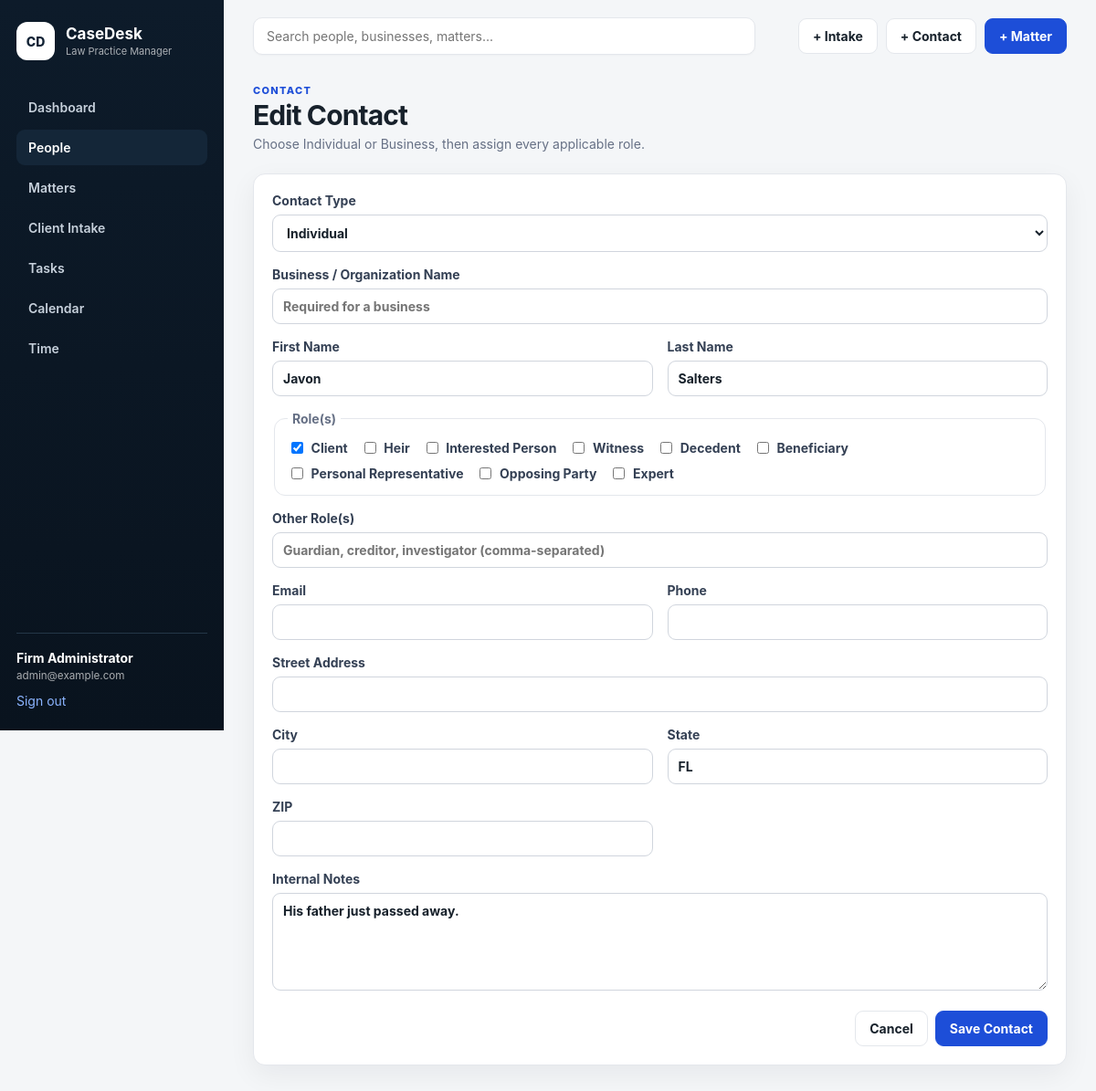
Screenshot of /people/2/edit (signed in) with the database file from the repository.
### tables this page shows
CREATE TABLE users (
    id INTEGER PRIMARY KEY AUTOINCREMENT,
    name TEXT NOT NULL,
    email TEXT NOT NULL UNIQUE,
    password_hash TEXT NOT NULL,
    created_at TEXT NOT NULL DEFAULT CURRENT_TIMESTAMP
);

CREATE TABLE persons (
    id INTEGER PRIMARY KEY AUTOINCREMENT,
    client_id INTEGER UNIQUE,
    person_type TEXT NOT NULL DEFAULT 'Individual'
        CHECK(person_type IN ('Individual','Business')),
    organization_name TEXT,
    first_name TEXT,
    last_name TEXT,
    email TEXT,
    phone TEXT,
    address TEXT,
    city TEXT,
    state TEXT,
    zip_code TEXT,
    notes TEXT,
    created_at TEXT NOT NULL DEFAULT CURRENT_TIMESTAMP,
    updated_at TEXT NOT NULL DEFAULT CURRENT_TIMESTAMP,
    FOREIGN KEY(client_id) REFERENCES clients(id) ON DELETE RESTRICT,
    CHECK(
        (person_type='Business' AND length(trim(COALESCE(organization_name,''))) > 0)
        OR
        (person_type='Individual' AND length(trim(COALESCE(first_name,''))) > 0
                                  AND length(trim(COALESCE(last_name,''))) > 0)
    )
);

### app.py (the view, shortened to what this page needs)
@app.route("/people/<int:person_id>/edit", methods=["GET", "POST"])
@login_required
def person_edit(person_id):
    db = get_db()
    person = db.execute("SELECT * FROM persons WHERE id=?", (person_id,)).fetchone()
    if not person:
        abort(404)
    current_roles = [row["role"] for row in db.execute(
        "SELECT role FROM person_roles WHERE person_id=?", (person_id,)
    ).fetchall()]
    custom_roles = [role for role in current_roles if role not in PERSON_ROLES]
    return render_template("person_form.html", person=person, person_roles=current_roles, custom_roles=", ".join(custom_roles), role_options=PERSON_ROLES)

### app.py (called while the page is built)
def get_db():
    if "db" not in g:
        g.db = sqlite3.connect(app.config["DATABASE"])
        g.db.row_factory = sqlite3.Row
        g.db.execute("PRAGMA foreign_keys = ON")
    return g.db

def csrf_token():
    token = session.get("_csrf_token")
    if not token:
        token = secrets.token_urlsafe(32)
        session["_csrf_token"] = token
    return token

def csrf_field():
    return f'<input type="hidden" name="_csrf_token" value="{csrf_token()}">'

@app.context_processor
def inject_helpers():
    return {
        "csrf_field": csrf_field,
        "today": date.today().isoformat(),
    }

@app.before_request
def csrf_protect():
    if request.method == "POST":
        expected = session.get("_csrf_token")
        supplied = request.form.get("_csrf_token")
        if not expected or not supplied or not secrets.compare_digest(expected, supplied):
            abort(400, description="Invalid CSRF token.")

def login_required(view):
    @wraps(view)
    def wrapped_view(**kwargs):
        if "user_id" not in session:
            return redirect(url_for("login", next=request.path))
        return view(**kwargs)
    return wrapped_view

@app.before_request
def load_logged_in_user():
    g.user = None
    if "user_id" in session:
        g.user = get_db().execute(
            "SELECT id, name, email FROM users WHERE id = ?",
            (session["user_id"],)
        ).fetchone()

### templates/person_form.html (shortened to what this page needs)
{% extends "base.html" %}
{% block content %}
<div class="page-head"><div><p class="eyebrow">CONTACT</p><h1>{{ 'Edit Contact' if person else 'New Contact' }}</h1><p class="muted">Choose Individual or Business, then assign every applicable role.</p></div></div>
<form method="post" class="card form-grid">
  {% set matter_id = request.form.get('matter_id') or request.args.get('matter_id') %}
  <label class="span-2">Contact Type<select name="person_type"><option value="Individual" {% if request.form.get('person_type', person.person_type if person else 'Individual')=='Individual' %}selected{% endif %}>Individual</option></select></label>
  <label class="span-2">Business / Organization Name<input name="organization_name" value="{{ request.form.get('organization_name', person.organization_name or '' if person else '') }}" placeholder="Required for a business"></label>
  <label>First Name<input name="first_name" value="{{ request.form.get('first_name', person.first_name or '' if person else '') }}" placeholder="Required for an individual"></label>
  <label>Last Name<input name="last_name" value="{{ request.form.get('last_name', person.last_name or '' if person else '') }}" placeholder="Required for an individual"></label>
  <fieldset class="span-2"><legend>Role(s)</legend><div class="checkbox-row">{% for role in role_options %}<label><input type="checkbox" name="roles" value="{{ role }}" {% if role in person_roles or (not person and role=='Client' and not request.form) %}checked{% endif %}> {{ role }}</label>{% endfor %}</div></fieldset>
  <label class="span-2">Other Role(s)<input name="custom_roles" value="{{ request.form.get('custom_roles', custom_roles) }}" placeholder="Guardian, creditor, investigator (comma-separated)"></label>
  <label>Email<input type="email" name="email" value="{{ request.form.get('email', person.email or '' if person else '') }}"></label>
  <label>Phone<input name="phone" value="{{ request.form.get('phone', person.phone or '' if person else '') }}"></label>
  <label class="span-2">Street Address<input name="address" value="{{ request.form.get('address', person.address or '' if person else '') }}"></label>
  <label>City<input name="city" value="{{ request.form.get('city', person.city or '' if person else '') }}"></label>
  <label>State<input name="state" value="{{ request.form.get('state', person.state or 'FL' if person else 'FL') }}"></label>
  <label>ZIP<input name="zip_code" value="{{ request.form.get('zip_code', person.zip_code or '' if person else '') }}"></label>
  <label class="span-2">Internal Notes<textarea name="notes" rows="5">{{ request.form.get('notes', person.notes or '' if person else '') }}</textarea></label>
  <div class="span-2 form-actions"><a class="button ghost" href="{{ url_for('people') }}">Cancel</a><button class="button" type="submit">Save Contact</button></div>
</form>
{% endblock %}

### templates/base.html (shortened to what this page needs)
<!doctype html>
<html lang="en">
<head>
  <link rel="stylesheet" href="{{ url_for('static', filename='styles.css') }}">
</head>
<body>
{% if g.user %}
<div class="app-shell">
  <aside class="sidebar">
    <a class="brand" href="{{ url_for('dashboard') }}">
      <span class="brand-mark">CD</span>
      <span><strong>CaseDesk</strong><small>Law Practice Manager</small></span>
    </a>
    <nav>
      <a class="{{ 'active' if request.endpoint=='dashboard' else '' }}" href="{{ url_for('dashboard') }}">Dashboard</a>
      <a class="{{ 'active' if request.endpoint in ['people','person_new','person_detail','person_edit'] else '' }}" href="{{ url_for('people') }}">People</a>
      <a class="{{ 'active' if request.endpoint in ['matters','matter_new','matter_detail','matter_edit'] else '' }}" href="{{ url_for('matters') }}">Matters</a>
      <a class="{{ 'active' if request.endpoint in ['intakes','intake_choose','intake_new','intake_edit','intake_detail'] else '' }}" href="{{ url_for('intakes') }}">Client Intake</a>
      <a class="{{ 'active' if request.endpoint=='tasks' else '' }}" href="{{ url_for('tasks') }}">Tasks</a>
      <a class="{{ 'active' if request.endpoint=='calendar' else '' }}" href="{{ url_for('calendar') }}">Calendar</a>
      <a class="{{ 'active' if request.endpoint=='time_entries' else '' }}" href="{{ url_for('time_entries') }}">Time</a>
    </nav>
    <div class="sidebar-user">
      <div><strong>{{ g.user['name'] }}</strong><small>{{ g.user['email'] }}</small></div>
      <form method="post" action="{{ url_for('logout') }}">
        <button class="link-button" type="submit">Sign out</button>
      </form>
    </div>
  </aside>
  <main class="content">
    <header class="topbar">
      <form class="search" method="get" action="{{ url_for('global_search') }}">
        <input name="q" placeholder="Search people, businesses, matters..." value="{{ request.args.get('q','') if request.endpoint=='global_search' else '' }}">
      </form>
      <div class="top-actions">
        <a class="button ghost" href="{{ url_for('intake_choose') }}">+ Intake</a>
        <a class="button ghost" href="{{ url_for('person_new') }}">+ Contact</a>
        <a class="button" href="{{ url_for('matter_new') }}">+ Matter</a>
      </div>
    </header>
    {% block content %}{% endblock %}
  </main>
</div>
{% else %}
  {% block auth_content %}{% endblock %}
{% endif %}
</body>
</html>

### static/styles.css (style rules this page uses)
:root { --bg:#f4f6f8;--panel:#fff;--ink:#17212b;--muted:#667085;--line:#e4e7ec; --nav:#0d1b2a;--nav2:#142638;--accent:#1d4ed8;--accent2:#eaf0ff; --danger:#b42318;--success:#027a48;--warning:#b54708; --shadow:0 10px 30px rgba(16,24,40,.06) }
* { box-sizing:border-box }
html,body { margin:0;background:var(--bg);color:var(--ink);font-family:Inter,ui-sans-serif,-apple-system,BlinkMacSystemFont,"Segoe UI",sans-serif;font-size:14px }
a { color:var(--accent);text-decoration:none }
button,input,select,textarea { font:inherit }
.app-shell { min-height:100vh;display:grid;grid-template-columns:245px 1fr }
.sidebar { position:sticky;top:0;height:100vh;background:linear-gradient(180deg,var(--nav),#09131e);color:#fff;padding:24px 18px;display:flex;flex-direction:column }
.brand { display:flex;align-items:center;gap:12px;color:inherit }
.brand-mark { display:grid;place-items:center;width:42px;height:42px;border-radius:12px;background:#fff;color:#112235;font-weight:800 }
.brand span:last-child { display:flex;flex-direction:column }
.brand strong { font-size:17px }
.brand small { font-size:11px;opacity:.65;margin-top:2px }
.sidebar nav { display:grid;gap:5px;margin-top:32px }
.sidebar nav a { color:#c7d1dc;padding:11px 13px;border-radius:9px;font-weight:600 }
.sidebar nav a:hover,.sidebar nav a.active { background:var(--nav2);color:#fff }
.sidebar-user { margin-top:auto;border-top:1px solid #243748;padding-top:18px;display:grid;gap:12px }
.sidebar-user div { display:flex;flex-direction:column }
.sidebar-user small { opacity:.65;margin-top:4px }
.link-button { border:0;background:none;padding:0;color:#8bb4ff;cursor:pointer;text-align:left }
.content { min-width:0;padding:0 32px 45px }
.topbar { height:78px;display:flex;align-items:center;justify-content:space-between;gap:20px }
.search { width:min(550px,55vw) }
.search input { width:100%;background:#fff;border:1px solid var(--line);border-radius:10px;padding:11px 14px;box-shadow:0 1px 2px rgba(16,24,40,.03) }
.top-actions { display:flex;gap:9px;align-items:center }
.button { display:inline-flex;align-items:center;justify-content:center;border:1px solid var(--accent);background:var(--accent);color:#fff;border-radius:9px;padding:10px 15px;font-weight:700;cursor:pointer }
.button.ghost { background:#fff;color:var(--ink);border-color:var(--line) }
.page-head { display:flex;justify-content:space-between;gap:20px;align-items:flex-start;margin:14px 0 24px }
.page-head h1 { margin:2px 0 5px;font-size:30px;letter-spacing:-.03em }
.page-head p { margin:0 }
.eyebrow { font-size:11px!important;font-weight:800;letter-spacing:.12em;color:var(--accent) }
.muted { color:var(--muted) }
.card { background:var(--panel);border:1px solid var(--line);border-radius:13px;padding:20px;box-shadow:var(--shadow);margin-bottom:18px;min-width:0 }
.form-grid { display:grid;grid-template-columns:1fr 1fr;gap:16px }
.form-grid label,.stack label { display:grid;gap:7px;font-weight:700;color:#344054 }
.span-2 { grid-column:span 2 }
.form-actions { display:flex;justify-content:flex-end;gap:8px;margin-top:6px }
input,select,textarea { border:1px solid #d0d5dd;background:#fff;border-radius:9px;padding:10px 11px;color:var(--ink);outline:none }
textarea { resize:vertical }
.checkbox-row { display: flex; flex-wrap: wrap; gap: .65rem 1rem; }
.checkbox-row label { align-items: center; display: inline-flex; flex-direction: row; gap: .4rem; }
.checkbox-row input { width: auto; }
fieldset { border: 1px solid var(--line); border-radius: 12px; padding: 1rem; }
legend { color: var(--muted); font-weight: 700; padding: 0 .35rem; }

### rows the page displays
users: user.name "Firm Administrator", user.email "admin@example.com"
persons: person_type "Individual", first_name "Javon", last_name "Salters", state "FL", notes "His father just passed away."

### other values shown
{{ 'Edit Contact' if person else 'New Contact' }} "Edit Contact"
{{ role }} "Client" "Heir" "Interested Person" "Witness" "Decedent" "Beneficiary" "Personal Representative" "Opposing Party" "Expert"
